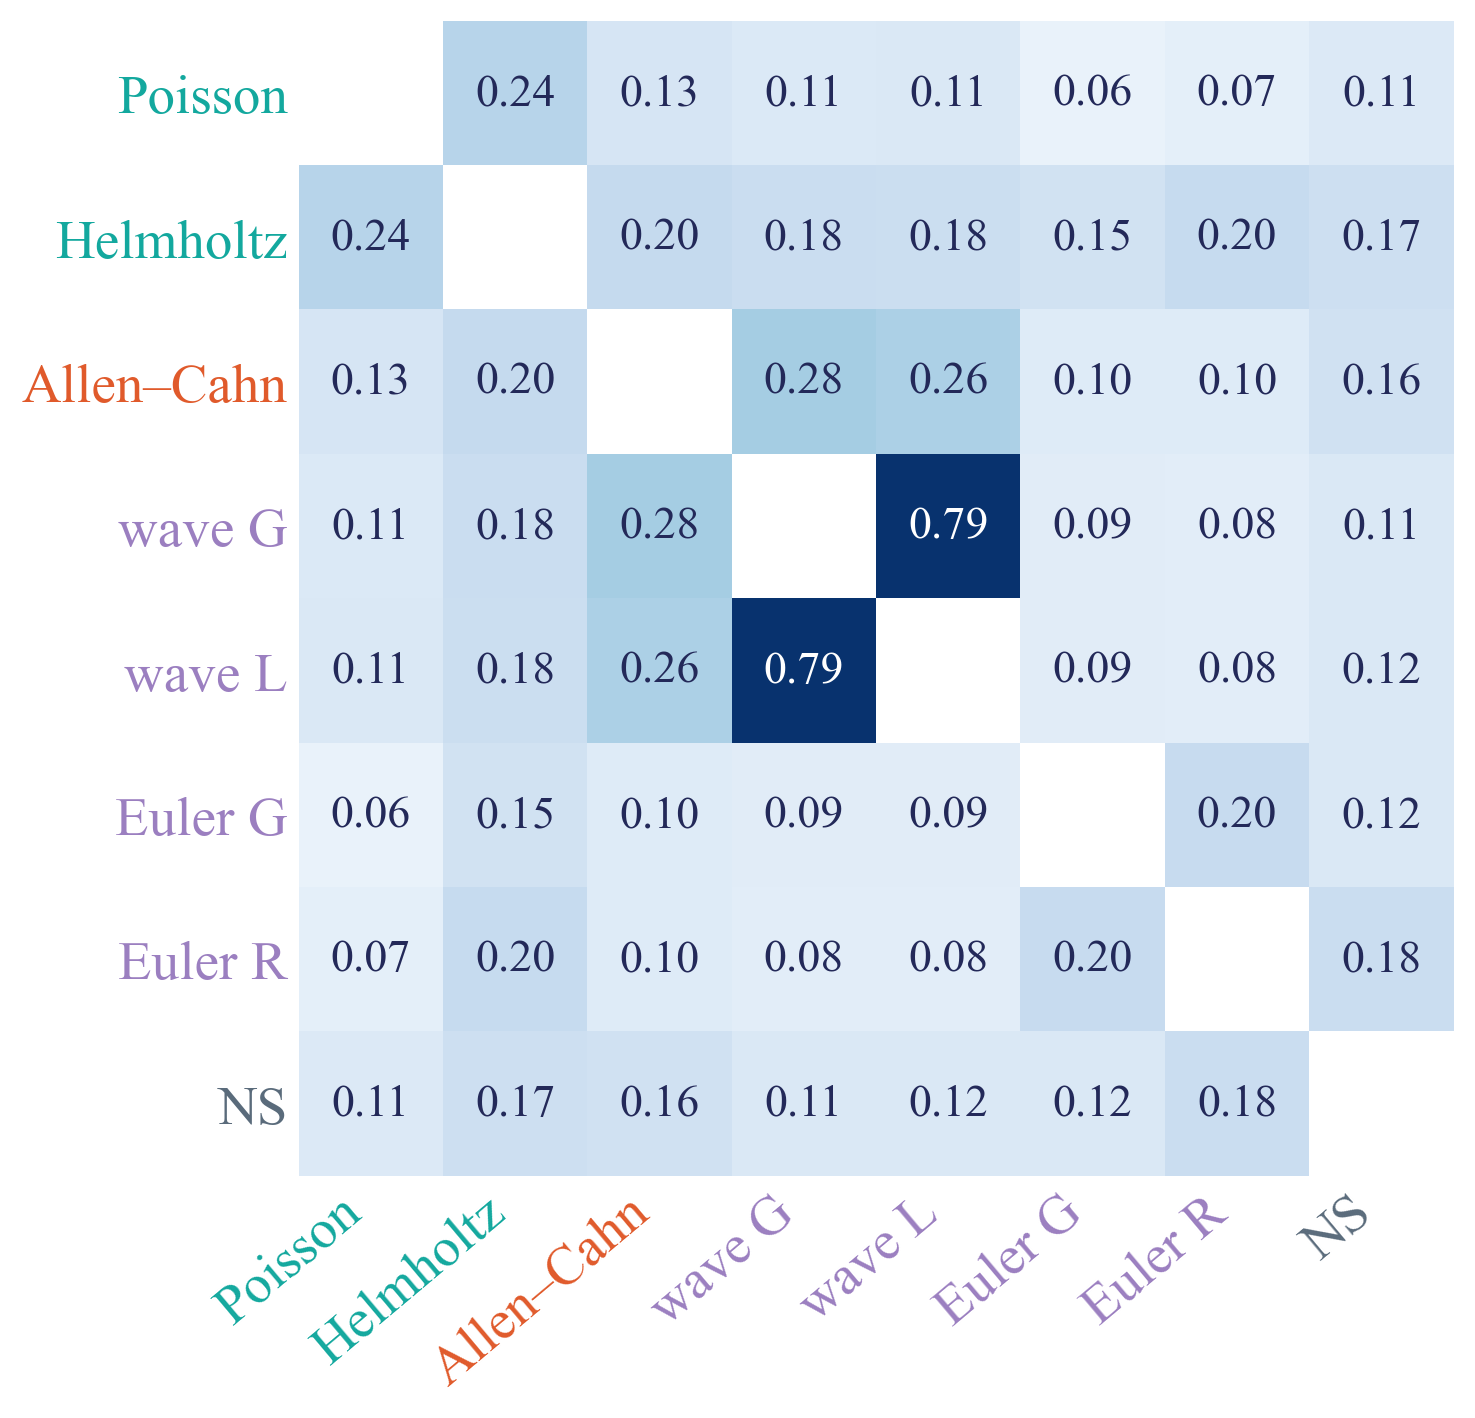

This figure's Python source:
"""joint2 direction overlap per pair of PDEs, middle layers 13-20, in the same format as the neuron heatmap.
Reads poseidon/playground/research_plan/slides/results/subspace_uncapped_joint2_epoch40.npy (read only, 32 x 8 x 8).
   ~/Documents/GitHub/poseidon/.venv/bin/python slides/weekly/dir_pairs.py"""
import os
import numpy as np
import matplotlib
matplotlib.use("Agg")
import matplotlib.pyplot as plt

HERE = os.path.dirname(os.path.abspath(__file__))
SUB = np.load(os.path.expanduser("~/Documents/GitHub/poseidon/playground/research_plan/slides/results/subspace_uncapped_joint2_epoch40.npy"))
NAVY, GREY, TEAL, ORANGE, PURPLE = "#232959", "#5A6B7B", "#13A89E", "#E05A2B", "#9B7FC0"
types = ["elliptic", "elliptic", "parabolic", "hyperbolic", "hyperbolic", "hyperbolic", "hyperbolic", "mixed"]
COL = {"elliptic": TEAL, "parabolic": ORANGE, "hyperbolic": PURPLE, "mixed": GREY}
NICE = ["Poisson", "Helmholtz", "Allen–Cahn", "wave G", "wave L", "Euler G", "Euler R", "NS"]
plt.rcParams.update({"font.family": "serif", "font.serif": ["Times New Roman", "DejaVu Serif"], "font.size": 18, "savefig.dpi": 220})
M = SUB[12:20].mean(0)
off = ~np.eye(8, dtype=bool)
fig, ax = plt.subplots(figsize=(7.6, 6.8))
ax.imshow(np.where(off, M, np.nan), cmap="Blues", vmin=0.0, vmax=0.8)
for i in range(8):
    for j in range(8):
        if i != j:
            ax.text(j, i, f"{M[i, j]:.2f}", ha="center", va="center", fontsize=15, color="white" if M[i, j] > 0.5 else NAVY)
ax.set_xticks(range(8)); ax.set_yticks(range(8))
ax.set_xticklabels(NICE, rotation=40, ha="right"); ax.set_yticklabels(NICE)
for lab, k in zip(ax.get_xticklabels(), range(8)): lab.set_color(COL[types[k]])
for lab, k in zip(ax.get_yticklabels(), range(8)): lab.set_color(COL[types[k]])
for s in ax.spines.values(): s.set_visible(False)
ax.tick_params(length=0)
plt.tight_layout(); plt.savefig(os.path.join(HERE, "dir_pairs.png"), bbox_inches="tight"); plt.close("all")
print(np.round(M, 2))
